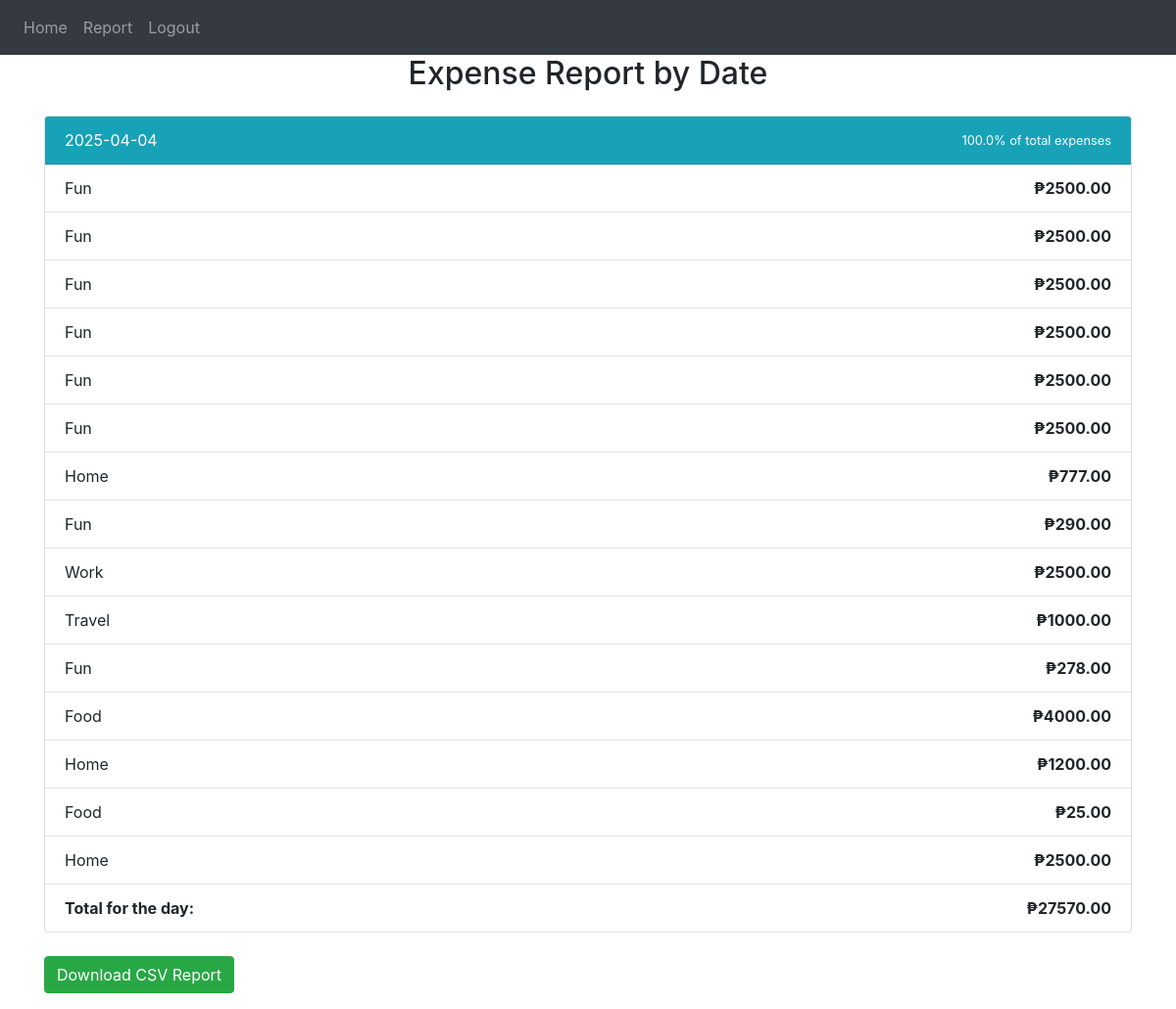
/report (signed in), run on the app's committed database.
### website/models.py (models this page shows)
class Expense(db.Model):
    id = db.Column(db.Integer, primary_key=True)
    amount = db.Column(db.Float, nullable=False)
    category = db.Column(db.String(100), nullable=False)
    date = db.Column(db.DateTime(timezone=True), default=func.now())
    user_id = db.Column(db.Integer, db.ForeignKey('user.id'))

### website/views.py (the view)
@views.route('/report')
@login_required
def report():
    expenses = Expense.query.filter_by(user_id=current_user.id).order_by(Expense.date.desc()).all()
    from collections import defaultdict
    from datetime import datetime
    grouped_expenses = defaultdict(list)
    total_expenses = 0
    for expense in expenses:
        date_str = expense.date.strftime('%Y-%m-%d')
        grouped_expenses[date_str].append(expense)
        total_expenses += expense.amount
    percentage_by_day = {}
    for date, exps in grouped_expenses.items():
        daily_total = sum(e.amount for e in exps)
        percentage = (daily_total / total_expenses) * 100 if total_expenses > 0 else 0
        percentage_by_day[date] = round(percentage, 2)
    return render_template("report.html", user=current_user, grouped_expenses=grouped_expenses, percentage_by_day=percentage_by_day, total_expenses=total_expenses)

### website/__init__.py (called while the page is built)
def create_app():
    app = Flask(__name__)
    app.config['SECRET_KEY'] = 'JESUS IS LORD'
    app.config['SQLALCHEMY_DATABASE_URI'] = f'sqlite:///{DB_NAME}'
    app.config.from_object('config.Config')
    db.init_app(app)
    migrate.init_app(app, db)  # 👈 important!
    from .auth import auth
    from .views import views
    app.register_blueprint(auth, url_prefix='/')
    app.register_blueprint(views, url_prefix='/')
    from .models import User, Expense, Budget
    create_database(app)
    with app.app_context():
        if not path.exists("website/" + DB_NAME):
            db.create_all()
            print("Database Created!")
    login_manager = LoginManager()
    login_manager.login_view = 'auth.login'
    login_manager.init_app(app)
    @login_manager.user_loader
    def load_user(id):
        return User.query.get(int(id))
    return app

### website/templates/report.html (shortened to what this page needs)
{% extends "base.html" %}
{% block content %}
<h2 align="center">Expense Report by Date</h2>
{% if grouped_expenses %}
  {% for date, expenses in grouped_expenses.items() %}
    <div class="card mt-4">
      <div class="card-header bg-info text-white d-flex justify-content-between align-items-center">
        <span>{{ date }}</span>
        <small>{{ percentage_by_day[date] }}% of total expenses</small>
      </div>
      <ul class="list-group list-group-flush">
        {% for expense in expenses %}
          <li class="list-group-item d-flex justify-content-between">
            <span>{{ expense.category }}</span>
            <strong>₱{{ "%.2f"|format(expense.amount) }}</strong>
          </li>
        {% endfor %}
        <li class="list-group-item d-flex justify-content-between font-weight-bold">
          <span>Total for the day:</span>
          <span>₱{{ "%.2f"|format(expenses|map(attribute='amount')|sum) }}</span>
        </li>
      </ul>
    </div>
  {% endfor %}
{% else %}
  <p>No expenses found.</p>
{% endif %}
  <a href="{{ url_for('views.export_csv') }}" class="btn btn-success mb-3">Download CSV Report</a>
</div>
{% endblock %}

### website/templates/base.html (shortened to what this page needs)
<!DOCTYPE html>
<html>
  <head>
    <link
      rel="stylesheet"
      href="https://stackpath.bootstrapcdn.com/bootstrap/4.4.1/css/bootstrap.min.css"
    />
    <link
      rel="stylesheet"
      href="https://stackpath.bootstrapcdn.com/font-awesome/4.7.0/css/font-awesome.min.css"
    />
  </head>
  <body>
    <nav class="navbar navbar-expand-lg navbar-dark bg-dark">
      <div class="collapse navbar-collapse" id="navbar">
        <div class="navbar-nav">
          {% if current_user.is_authenticated %}
            <a class="nav-item nav-link" id="home" href="/">Home</a>
            <a class="nav-item nav-link" id="report" href="/report">Report</a>
            <a class="nav-item nav-link" id="logout" href="/logout">Logout</a>
          {% else %}
            <a class="nav-item nav-link" id="login" href="/login">Login</a>
            <a class="nav-item nav-link" id="signUp" href="/sign-up">Sign Up</a>
          {% endif %}
        </div>
      </div>
    </nav>
     <div class="container">{% block content %} {% endblock %}</div>
  </body>
</html>

### data on the page
Expense: category "Fun", amount "2500.00"
Expense: category "Fun", amount "2500.00"
Expense: category "Fun", amount "2500.00"
Expense: category "Fun", amount "2500.00"
Expense: category "Fun", amount "2500.00"
Expense: category "Fun", amount "2500.00"
Expense: category "Home", amount "777.00"
Expense: category "Fun", amount "290.00"
Expense: category "Work", amount "2500.00"
Expense: category "Travel", amount "1000.00"
Expense: category "Fun", amount "278.00"
Expense: category "Food", amount "4000.00"
Expense: category "Home", amount "1200.00"
Expense: category "Food", amount "25.00"
Expense: category "Home", amount "2500.00"

### other printed values
{{ date }} "2025-04-04"
{{ percentage_by_day[date] }} "100.0"
{{ "%.2f"|format(expenses|map(attribute='amount')|sum) }} "27570.00"
